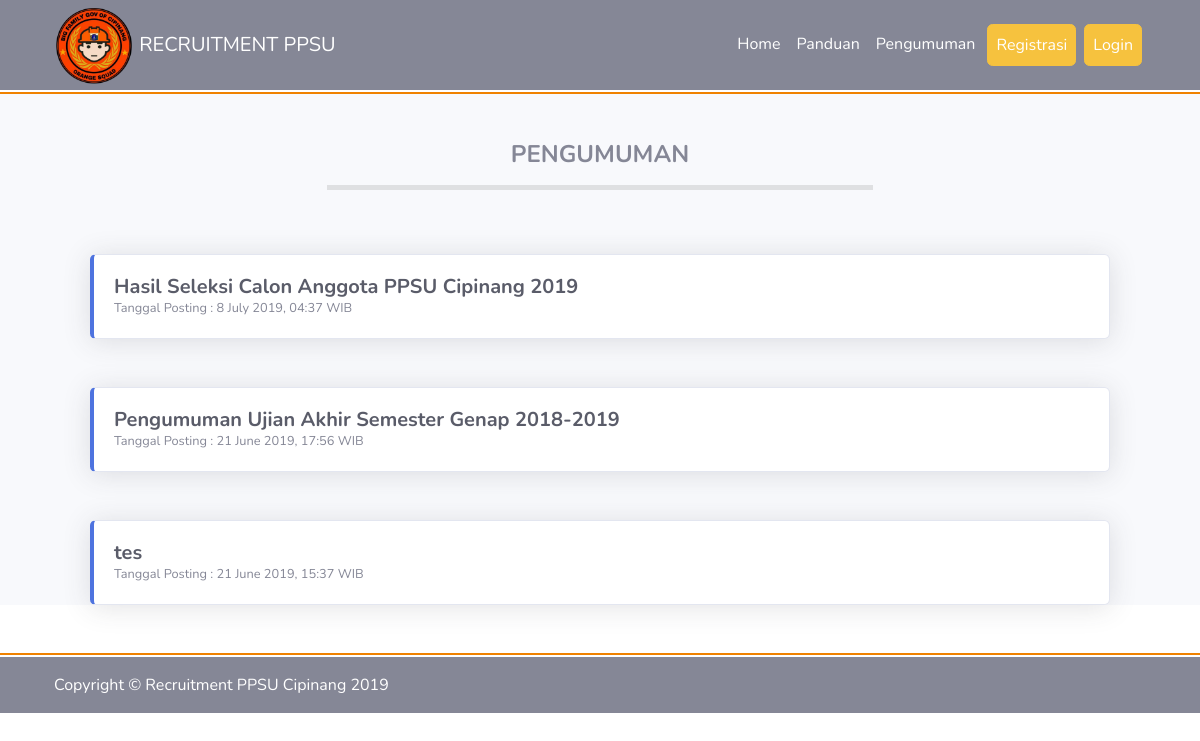
Before: /index.php/pengumuman with the older database file.
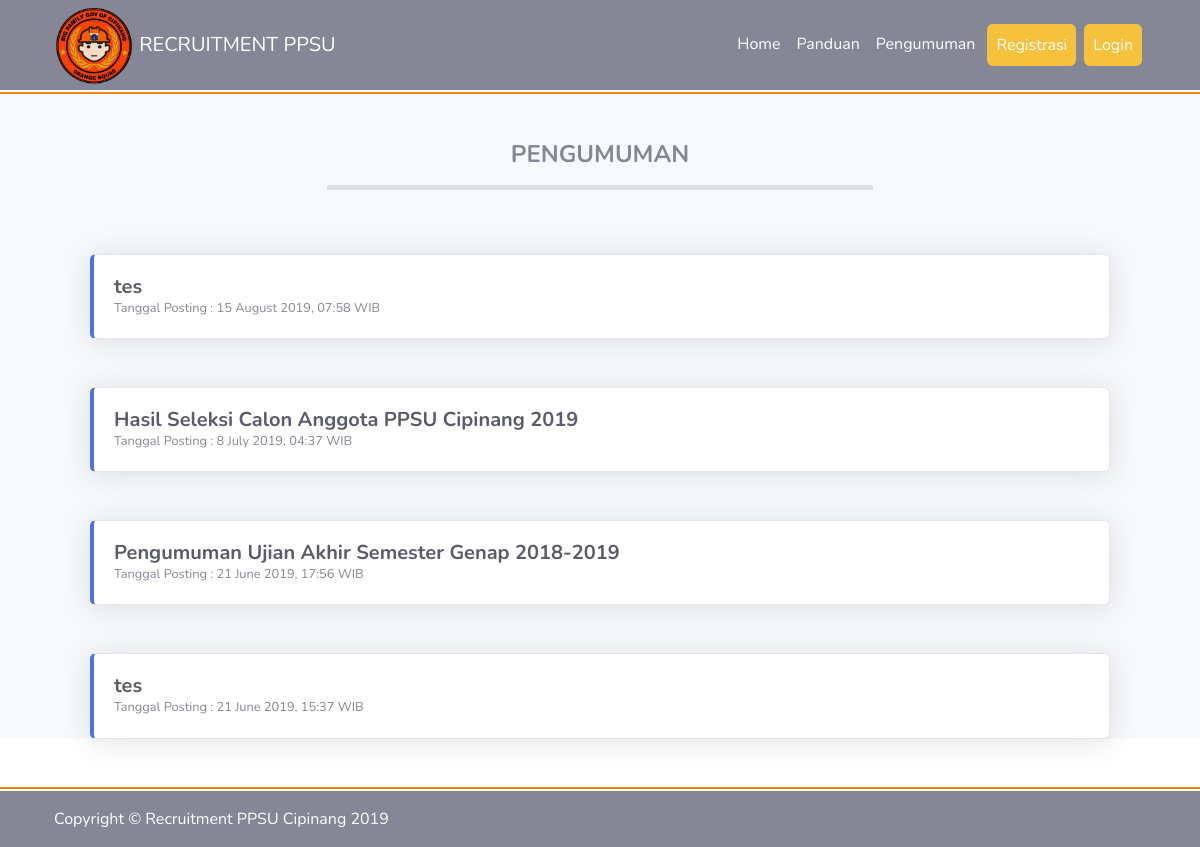
After: the same page with the newer database file.
### tables this page shows
CREATE TABLE `pengumuman` (
  `id` int(11) NOT NULL,
  `judul` varchar(256) NOT NULL,
  `isi` varchar(2000) NOT NULL,
  `gambar` varchar(128) NOT NULL,
  `tanggal` timestamp NOT NULL DEFAULT CURRENT_TIMESTAMP
);

### application/controllers/Pengumuman.php (called while the page is built, shortened)
<?php
class Pengumuman extends CI_Controller
{
    public function __construct()
    {
        $ip = $this->input->server('REMOTE_ADDR');
        $cek_ip = $this->db->query("SELECT * FROM visitor WHERE ip='$ip' AND DATE(tanggal)=CURDATE()");
        if ($cek_ip->num_rows() <= 0) {
            $this->db->set('ip', $ip);
            $this->db->insert('visitor');
        }
    }
    public function index()
    {
        $data['judul'] = 'Pengumuman | Recruitment PPSU Cipinang';
        $this->db->order_by('id', 'DESC');
        $data['pengumuman'] = $this->db->get('pengumuman')->result();
        $this->load->view('templates/header', $data);
        $this->load->view('home/pengumuman', $data);
        $this->load->view('templates/footer');
    }
}

### index.php (called while the page is built, shortened)
<?php
require_once BASEPATH.'core/CodeIgniter.php';

### application/views/home/pengumuman.php (the view)
<div style="background-color: #f8f9fc;">
    <div class="container">
        <div class="row">
            <div class="col-md-12 mt-5">
                <h4 class="font-weight-bold text-center">PENGUMUMAN</h4>
                <hr style="border-width: 5px; width: 50%;">
            </div>
        </div>
        <?php foreach ($pengumuman as $pm) {
            $date = date_create($pm->tanggal) ?>
            <div class="row my-5">
                <div class="col-md-12 px-5">
                    <div class="card border-left-primary shadow">
                        <div class="card-body">
                            <div class="row">
                                <div class="col-md">
                                    <a class="text-decoration-none" href="<?= base_url('pengumuman/view/') . $pm->id ?>">
                                        <div class="h5 mb-0 font-weight-bold text-gray-800"><?= $pm->judul ?></div>
                                        <div class="small text-gray-600">Tanggal Posting : <?= date_format($date, "j F Y, H:i") . ' WIB' ?></div>
                                    </a>
                                </div>
                            </div>
                        </div>
                    </div>
                </div>
            </div>
        <?php } ?>
    </div>
</div>

### application/views/templates/header.php (shortened to what this page needs)
<!doctype html>
<html lang="en">
<head>
    <link rel="stylesheet" href="<?= base_url('assets/'); ?>vendor/bootstrap/css/bootstrap.min.css">
    <link href="<?= base_url('assets/'); ?>vendor/fontawesome-free/css/all.min.css" rel="stylesheet" type="text/css">
    <link href="<?= base_url('assets/'); ?>css/sb-admin-2.min.css" rel="stylesheet">
    <link href="<?= base_url('assets/'); ?>css/style.css" rel="stylesheet">
</head>
<body style="padding-top: 92px;">
    <div class="fixed-top bg-white">
        <nav class="navbar navbar-expand-lg navbar-dark bg-secondary py-4">
            <div class="container">
                <a class="navbar-brand" href="<?= base_url(); ?>"><img style="margin: -50px auto;height:80px;" src="<?= base_url('assets/img/logo.png') ?>" alt=""> RECRUITMENT PPSU</a>
                <div class="collapse navbar-collapse" id="navbarSupportedContent">
                    <ul class="navbar-nav ml-auto">
                        <li class="nav-item">
                            <a class="nav-link text-white" href="<?= base_url(); ?>">Home</a>
                        </li>
                        <li class="nav-item">
                            <a class="nav-link text-white" href="<?= base_url('panduan'); ?>">Panduan</a>
                        </li>
                        <li class="nav-item">
                            <a class="nav-link text-white" href="<?= base_url('pengumuman'); ?>">Pengumuman</a>
                        </li>
                        <li class="nav-item">
                            <a class="nav-link text-white btn btn-warning mx-1" href="<?= base_url('home/registrasi'); ?>">Registrasi</a>
                        </li>
                        <li class="nav-item">
                            <a class="nav-link text-white btn btn-warning mx-1" href="<?= base_url('home/login'); ?>">Login</a>
                        </li>
                    </ul>
                </div>
            </div>
        </nav>
        <hr style="margin-top: 2px;margin-bottom: 0px; border-width: thin; border-style: double; border-color: #F08200;">
    </div>

### application/views/templates/footer.php (shortened to what this page needs)
<hr style="margin-top: 0px;margin-bottom: 2px; border-width: thin; border-style: double; border-color: #F08200;">
<nav class="navbar navbar-dark bg-secondary">
    <div class="container">
        <div class="text-center text-white my-2">
            <span>Copyright &copy; Recruitment PPSU Cipinang <?= date('Y'); ?></span>
        </div>
    </div>
</nav>
</body>
</html>

Changed rows visible on the page:
added pengumuman: judul "tes", tanggal "15 August 2019, 07:58"
